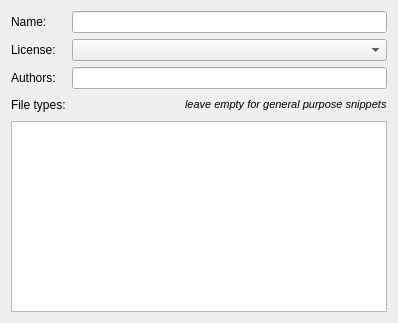
<?xml version="1.0" encoding="UTF-8"?>
<ui version="4.0">
 <class>EditRepositoryBase</class>
 <widget class="QWidget" name="EditRepositoryBase">
  <property name="geometry">
   <rect>
    <x>0</x>
    <y>0</y>
    <width>398</width>
    <height>323</height>
   </rect>
  </property>
  <layout class="QFormLayout" name="formLayout">
   <item row="0" column="0">
    <widget class="QLabel" name="repoNameLabel">
     <property name="text">
      <string>Name:</string>
     </property>
    </widget>
   </item>
   <item row="0" column="1">
    <widget class="KLineEdit" name="repoNameEdit">
     <property name="toolTip">
      <string>The name of the repository. Must not be empty or contain forward slashes (/).</string>
     </property>
    </widget>
   </item>
   <item row="1" column="0">
    <widget class="QLabel" name="repoLicenseLabel">
     <property name="text">
      <string>License:</string>
     </property>
    </widget>
   </item>
   <item row="1" column="1">
    <widget class="QComboBox" name="repoLicenseEdit"/>
   </item>
   <item row="2" column="0">
    <widget class="QLabel" name="repoAuthorsLabel">
     <property name="text">
      <string>Authors:</string>
     </property>
    </widget>
   </item>
   <item row="2" column="1">
    <widget class="KLineEdit" name="repoAuthorsEdit"/>
   </item>
   <item row="3" column="0">
    <widget class="QLabel" name="repoFileTypesLabel">
     <property name="text">
      <string>File types:</string>
     </property>
    </widget>
   </item>
   <item row="3" column="1">
    <layout class="QHBoxLayout" name="horizontalLayout">
     <item>
      <spacer name="horizontalSpacer">
       <property name="orientation">
        <enum>Qt::Horizontal</enum>
       </property>
       <property name="sizeHint" stdset="0">
        <size>
         <width>40</width>
         <height>20</height>
        </size>
       </property>
      </spacer>
     </item>
     <item>
      <widget class="QLabel" name="repoFileTypesNote">
       <property name="text">
        <string>&lt;!DOCTYPE HTML PUBLIC &quot;-//W3C//DTD HTML 4.0//EN&quot; &quot;http://www.w3.org/TR/REC-html40/strict.dtd&quot;&gt;
&lt;html&gt;&lt;head&gt;&lt;meta name=&quot;qrichtext&quot; content=&quot;1&quot; /&gt;&lt;style type=&quot;text/css&quot;&gt;
p, li { white-space: pre-wrap; }
&lt;/style&gt;&lt;/head&gt;&lt;body style=&quot; font-family:'DejaVu Sans'; font-size:8pt; font-weight:400; font-style:normal;&quot;&gt;
&lt;p style=&quot; margin-top:0px; margin-bottom:0px; margin-left:0px; margin-right:0px; -qt-block-indent:0; text-indent:0px;&quot;&gt;&lt;span style=&quot; font-style:italic;&quot;&gt;leave empty for general purpose snippets&lt;/span&gt;&lt;/p&gt;&lt;/body&gt;&lt;/html&gt;</string>
       </property>
      </widget>
     </item>
    </layout>
   </item>
   <item row="4" column="0" colspan="2">
    <widget class="QListWidget" name="repoFileTypesList"/>
   </item>
  </layout>
 </widget>
 <customwidgets>
  <customwidget>
   <class>KLineEdit</class>
   <extends>QLineEdit</extends>
   <header>klineedit.h</header>
  </customwidget>
 </customwidgets>
 <resources/>
 <connections/>
</ui>
